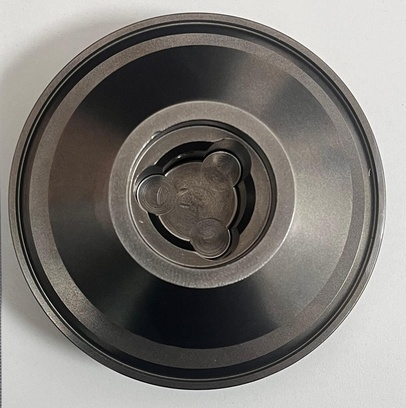
#> input picture image2.jpeg, 406 x 408 px, shrunk from 1439 x 1446 before the run
$ python findMentionedCircles.py
#> lines starting #> are read from the running program, lines starting #| are printed output that depends on the picture; after the words box and inside, x2 and y2 are one past the last pixel; in counts of white or black regions, pixels touching at a corner belong together; long printed decimals are rounded
import cv2
import numpy as np
import os
from pathlib import Path
import csv

# Relative paths
base_path = Path(__file__).parent
image_path = base_path / "image2.jpeg"
output_csv_path = base_path / "output_dimensions_filtered.csv"
processed_image_path = base_path / "processed_image.jpeg"

def calculate_length(contour):
    perimeter = cv2.arcLength(contour, True)
    return perimeter

def get_dimensions(image_path, reference_dimension, output_csv, processed_image_path, min_radius=1):
#> called with reference_dimension = 25, min_radius = 1
    if not isinstance(image_path, (str, Path)):
        raise TypeError(f"Expected a string or Path for image_path, but got {type(image_path)}")

    image_path = str(image_path)

    if not os.path.exists(image_path):
        raise FileNotFoundError(f"File not found at {image_path}")

    image = cv2.imread(image_path)
#> image is the input picture: shape (408, 406, 3); mean B, G, R 116.9, 121, 124.1
    if image is None:
        raise ValueError(f"Failed to load image from {image_path}. Ensure the file exists and is in a supported format.")

    image_gray = cv2.cvtColor(image, cv2.COLOR_BGR2GRAY)
    print("Image loaded and processed successfully.")

    # Apply Gaussian blur and edge detection
    image_gray = cv2.GaussianBlur(image_gray, (5, 5), 0)
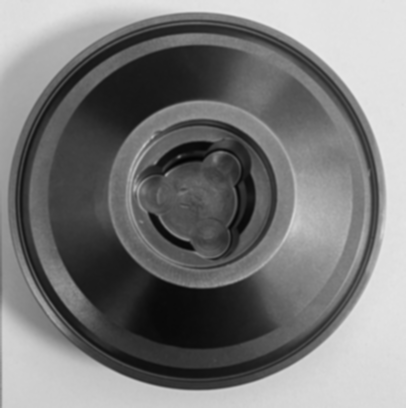
#> image_gray: shape (408, 406); min 3, max 231, mean 121.5
    edges = cv2.Canny(image_gray, 100, 200)
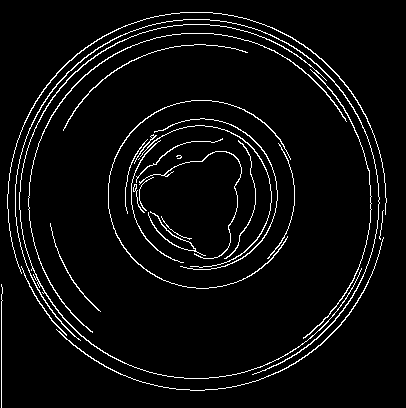
#> edges: shape (408, 406); 4.7% white in thin lines or dots
    contours, _ = cv2.findContours(edges, cv2.RETR_LIST, cv2.CHAIN_APPROX_SIMPLE)
#> contours = 32 contours, 12 with area under 20; largest, box (x1, y1, x2, y2) and area: (15, 19, 380, 375) 274, (19, 24, 362, 379) 218, (28, 33, 347, 333) 177, (7, 12, 387, 274) 159, (108, 100, 291, 289) 149

    # Reference object for scaling factor
    reference_contour = max(contours, key=cv2.contourArea)
#> reference_contour = contour of 882 points, box (x1, y1, x2, y2) (15, 19, 380, 375), area 274
    scaling_factor = 0
    if reference_contour is not None and reference_dimension is not None:
        reference_object_length_pixels = calculate_length(reference_contour)
#> in calculate_length, `perimeter = cv2.arcLength(contour, True)`: perimeter = 2026.3
#> reference_object_length_pixels = 2026.3
        if reference_object_length_pixels > 0:
            scaling_factor = reference_dimension / reference_object_length_pixels
#> scaling_factor = 0.0123
        else:
            raise ValueError("Reference object's contour has zero length.")

    # Step 1: Find the largest enclosing circle (outermost circle)
    largest_contour = max(contours, key=cv2.contourArea)
#> largest_contour has the same summary as reference_contour
    (outer_x, outer_y), outer_radius = cv2.minEnclosingCircle(largest_contour)
#> outer_x = 196.7; outer_y = 200.6; outer_radius = 182.8
    outer_radius_scaled = outer_radius * scaling_factor
#> outer_radius_scaled = 2.25
    print(f"Outermost circle center: ({outer_x}, {outer_y}), Radius: {outer_radius_scaled:.2f} mm")
#| Outermost circle center: (196.714, 200.623), Radius: 2.25 mm

    # Store filtered results
    resultsForCircles = []

    # Make a copy of the image for annotation
    annotated_image = image.copy()

    circle_index = 1

    # Step 3: Process circles
    for contour in contours:
        (x, y), radius = cv2.minEnclosingCircle(contour)

        # Scale radius
        unit = radius * scaling_factor

        # Calculate distance from center of outermost circle
        distance_from_outer_center = np.sqrt((x - outer_x)**2 + (y - outer_y)**2)

        # Filter out small circles using thresholds
        if unit >= min_radius and (distance_from_outer_center + radius) <= outer_radius:
            circle_label = f"C{circle_index}"
            if circle_label in ["C10"]:  # Only keep circles C7 and C10
                resultsForCircles.append({"Circle Index": circle_label, "Radius (mm)": unit})
                print(f"Circle {circle_index}: {unit:.2f} mm")

                # Draw the circle on the image
                center = (int(x), int(y))
                cv2.circle(annotated_image, center, int(radius), (255, 0, 0), 2)  # Blue for circles
                cv2.putText(annotated_image, circle_label, center, cv2.FONT_HERSHEY_SIMPLEX, 0.5, (255, 0, 0), 1)
            circle_index += 1
#> this loop made 32 passes
#> (x, y, radius, unit, distance_from_outer_center, circle_label) on passes 26, 29, 30, 31: (202, 193.9, 95.39, 1.18, 8.53, 'C1'), (197.1, 200.3, 169.3, 2.09, 0.486, 'C2'), (195.8, 201.7, 178.5, 2.2, 1.44, 'C3'), (196.7, 200.6, 182.8, 2.25, 0, 'C4')
#> (x, y, radius, unit, distance_from_outer_center) on passes 1 to 6: (39, 284.5, 1.5, 0.0185, 178.6), (1, 345.5, 61.5, 0.759, 243.5), (38, 282.5, 1.5, 0.0185, 178.6), (36, 278.5, 1.5, 0.0185, 178.6), (43.5, 300.5, 41.19, 0.508, 182.9), (219.5, 283, 169.8, 2.1, 85.47)
#> after the loop, circle_index = 5; resultsForCircles = []

    # Save the annotated image
    cv2.imwrite(processed_image_path, annotated_image)
    print(f"Processed image saved to {processed_image_path}")

    with open(output_csv, mode='w', newline='') as csv_file:
        fieldnames = ["S.No.", "Index", "\u2300 / 2(mm)", "r.\u03b8(mm)"]
        writer = csv.DictWriter(csv_file, fieldnames=fieldnames)
        writer.writeheader()

        # Write the data with serial number
        for index, result in enumerate(resultsForCircles, start=1):
            result_with_serial = {
                "S.No.": index,
                "Index": result.get("Circle Index"),
                "\u2300 / 2(mm)": result.get("Radius (mm)", ""),
                "r.\u03b8(mm)": ""
            }
            writer.writerow(result_with_serial)
#> this loop made 0 passes

    print(f"Filtered results saved to {output_csv}")
    print(f"Number of circles: {len(resultsForCircles)}")
#| Number of circles: 0
    return resultsForCircles

# Example usage
reference_dimension = 25.0
get_dimensions(image_path, reference_dimension, output_csv_path, processed_image_path, min_radius=1)

$ run again, with image1.jpeg copied over image2.jpeg
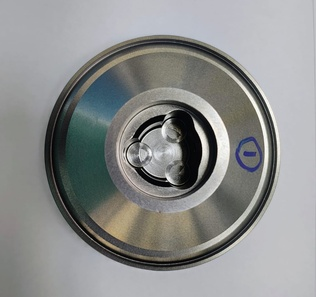
#> input picture image1.jpeg, 316 x 297 px, shrunk from 1122 x 1055 before the run
#> in get_dimensions, image is the input picture: shape (297, 316, 3); mean B, G, R 141.4, 142.1, 140.6
#> in get_dimensions, `image_gray = cv2.GaussianBlur(image_gray, (5, 5), 0)`:
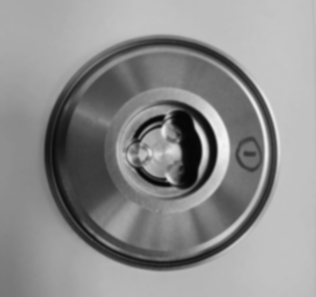
#> image_gray: shape (297, 316); min 6, max 244, mean 141.5
#> in get_dimensions, `edges = cv2.Canny(image_gray, 100, 200)`:
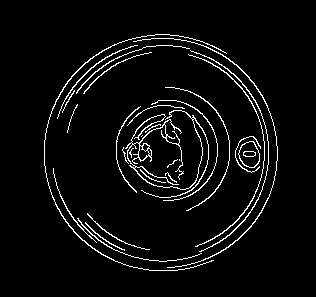
#> edges: shape (297, 316); 4.6% white in thin lines or dots, all inside (x1, y1, x2, y2) = (44, 34, 278, 271)
#> contours = 35 contours, 13 with area under 20; largest, box (x1, y1, x2, y2) and area: (238, 141, 260, 168) 413, (238, 141, 260, 168) 393, (125, 110, 209, 198) 346, (44, 34, 227, 271) 106, (133, 38, 278, 268) 100
#> reference_contour = contour of 42 points, box (x1, y1, x2, y2) (238, 141, 260, 168), area 413
#> perimeter = 78.77
#> scaling_factor = 0.317
#> largest_contour has the same summary as reference_contour
#> outer_x = 250.7; outer_y = 154.1; outer_radius = 13.32
#> outer_radius_scaled = 4.23
#| Outermost circle center: (250.666, 154.109), Radius: 4.23 mm
#> the loop in get_dimensions, `for contour in contours:` made 35 passes
#> (x, y, radius, unit, distance_from_outer_center, circle_label) on passes 9, 10, 17: (249, 153.5, 6.02, 1.91, 1.77, 'C1'), (249, 153.5, 6.18, 1.96, 1.77, 'C2'), (250.7, 154.1, 13.32, 4.23, 0, 'C3')
#> after the loop in get_dimensions, `for contour in contours:`: circle_index = 4; resultsForCircles = []
#| Number of circles: 0
